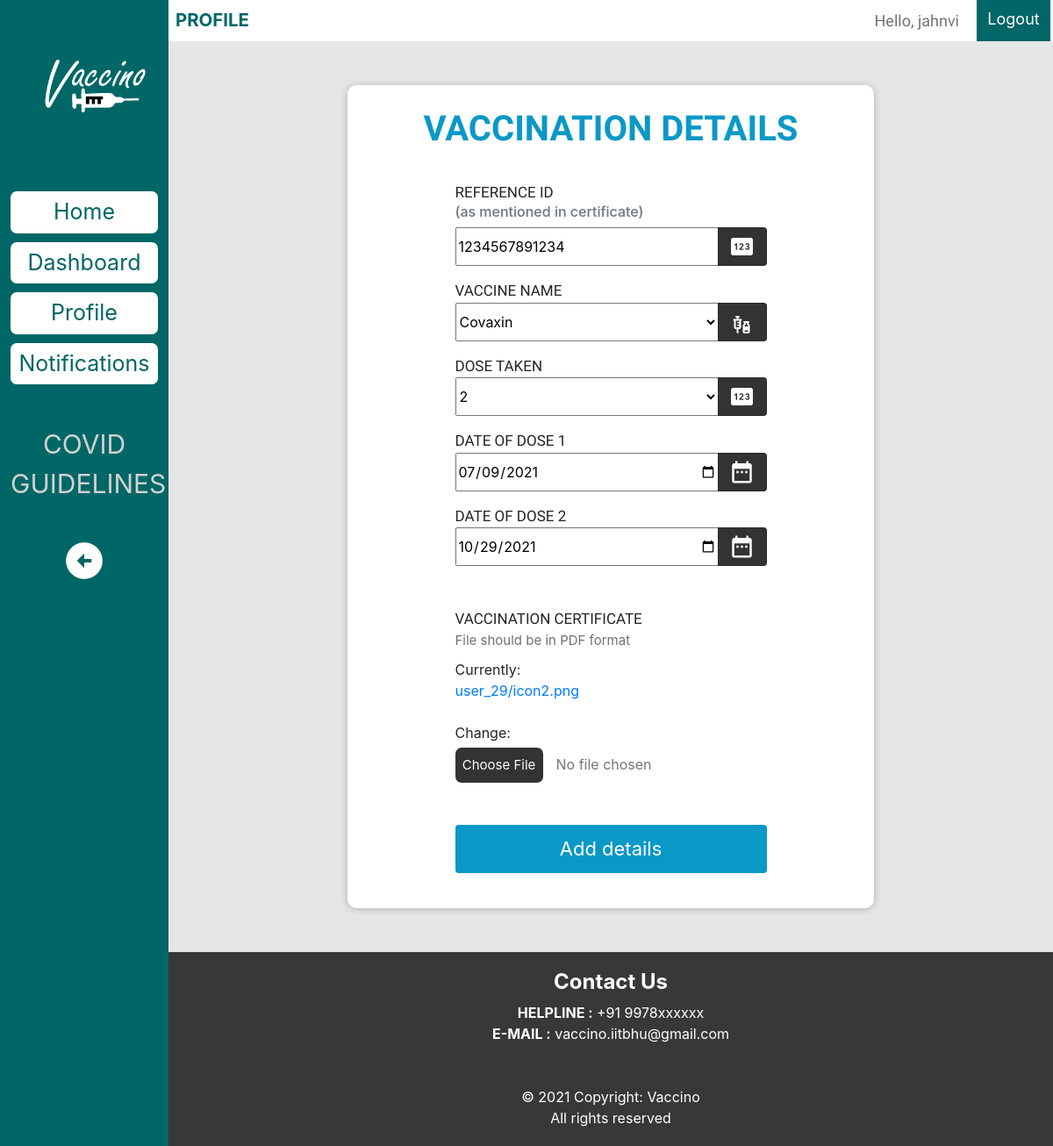
The page /base/vacc_form/ (signed in) on the database its author committed.
### base/models.py (models this page shows)
class VaccDetails(models.Model):
    student = models.ForeignKey(User, related_name='student', on_delete=models.CASCADE)
    reference_id = models.CharField(max_length=30, blank=True)
    vaccine_name = models.CharField(max_length=15, blank=True, choices= VACCINE_NAME)
    dose_taken = models.PositiveIntegerField(null=True, blank=True, choices= DOSE_TAKEN, default= '1')
    date1 = models.DateField(null=True, blank=True)
    date2 = models.DateField(null=True, blank=True)
    certificate = models.FileField(null=True, blank=True, upload_to=user_directory_path)

### base/views.py (the view, shortened to what this page needs)
# urls.py: path('vacc_form/', views.vacc_form, name='vacc_form'),
@login_required(login_url='login')
def vacc_form(request):
    existing_form = VaccDetails.objects.filter(student=request.user)[0]
    vacc_form = VaccForm(instance=existing_form)
    return render(request, 'vacc_form.html', { 'vacc_form': vacc_form })

### base/forms.py
class VaccForm(ModelForm):
	class Meta:
		model = VaccDetails
		fields = ['reference_id', 'vaccine_name', 'dose_taken', 'date1', 'date2', 'certificate']
		widgets = {
            'date1': DateInput(),
            'date2': DateInput()
        }

### base/templates/vacc_form.html (shortened to what this page needs)
{% extends "base_generic.html" %}
{% load static %}
{% block style %}
<link rel="stylesheet" href="{% static 'css/register.css' %}">
{% endblock %}
{% block page %}
PROFILE
{% endblock%}
{% block content %}
   <div class="wrapper">
      <div class="heading"> VACCINATION DETAILS </div>
         <form method="POST" enctype="multipart/form-data">
            <div class="label">REFERENCE ID</div>
            <div class="h6 text-muted">(as mentioned in certificate)</div>
            <div class="input-group mb-3">
               {{vacc_form.reference_id}}
               <div class="input-group-append">
                  <span class="input-group-text">
                  <div class="material-icons" style="font-size: 30px;">pin</div>
                  </span>
               </div>
            </div>
            <div class="label">VACCINE NAME</div>
            <div class="input-group mb-3">
               {{vacc_form.vaccine_name}}
               <div class="input-group-append">
                  <span class="input-group-text">
                  <div class="material-icons" style="font-size: 30px; width:30px"><span class="material-icons">vaccines</span></div>
                  </span>
               </div>
            </div>
            <div class="label">DOSE TAKEN</div>
            <div class="input-group mb-3">
               {{vacc_form.dose_taken}}
               <div class="input-group-append">
                  <span class="input-group-text">
                  <div class="material-icons" style="font-size: 30px;">pin</div>
                  </span>
               </div>
            </div>
            <div class="label">DATE OF DOSE 1</div>
            <div class="input-group mb-3">
               {{vacc_form.date1}}
               <div class="input-group-append">
                  <span class="input-group-text">
                  <div class="material-icons" style="font-size: 30px;">date_range</div>
                  </span>
               </div>
            </div>
            <div class="label">DATE OF DOSE 2</div>
            <div class="input-group mb-5">
               {{vacc_form.date2}}
               <div class="input-group-append">
                  <span class="input-group-text">
                  <div class="material-icons" style="font-size: 30px;">date_range</div>
                  </span>
               </div>
            </div>
            <div class="label">VACCINATION CERTIFICATE</div>
            <div class="instruction">File should be in PDF format </div>
            <div class="input-group mb-3 d-flex flex-column">
               {{vacc_form.certificate}}
            </div>
            <div class="d-flex justify-content-center mt-5 login_container">
            <input class="btn login_btn" type="submit" value="Add details">
            </div>
         </form>
   </div>
{% endblock %}

### base/templates/base_generic.html (shortened to what this page needs)
{% load static %}
<!DOCTYPE html>
<html lang="en">
  <head>
    <link
      rel="stylesheet"
      href="https://cdn.jsdelivr.net/npm/bootstrap@4.5.3/dist/css/bootstrap.min.css"
    />
    <link rel="stylesheet" href="{% static 'css/base_generic.css' %}" />
    {% block style %} {% endblock %}
  </head>
  <body>
    <div class="d-flex">
      <div class="sidenav" id="sidenav">
        <div class="shownav" id="shownav">
          <img src="{% static 'img/logo.png' %}" alt="VACCINO" />
          <a href="{% url 'index' %}" class="d-flex justify-content-center mt-5">Home</a>
          <a href="{% url 'dashboard' %}" class="d-flex justify-content-center">Dashboard</a>
          <a href="{% url 'profile' %}" class="d-flex justify-content-center">Profile</a>
          <a href="{% url 'notif' %}" class="d-flex justify-content-center mb-3">Notifications</a>
          <a href="https://www.who.int/emergencies/diseases/novel-coronavirus-2019/advice-for-public"
          target="_blank" class="guide">
            COVID <br/>
            GUIDELINES
          </a>
          <div class="text-center">
            <div class="material-icons" style="font-size: 50px; color:white;" id="hidebtn" role="button">
            </div>
          </div>
        </div>
      </div>
      <div class="d-flex flex-column min-vh-100 container-fluid" id="main">
        <div class="row bg-white d-flex">
          <div class="mr-auto p-2">{% block page %} {% endblock %}</div>
          {% if user.is_authenticated %}
          <div class="greet"> Hello, {{user.username}}</div>
          <a href="{% url 'logout' %}" class="p-2">Logout</a>
          {% else %}
          <a href="{% url 'login' %}" class="p-2">Login</a>
          <a href="{% url 'register' %}" class="p-2">Register</a>
          {% endif %}
        </div>
        <div class="main">{% block content %} {% endblock %}</div>
        <div class="mt-auto row footer">
            <div class="d-flex flex-column">
            <div class="text-center">
            <h4><b>Contact Us</b></h4>
            <div> <b>HELPLINE :</b> +91 9978xxxxxx</div>
            <div><b>E-MAIL :</b> vaccino.iitbhu@gmail.com</div>
            </div>
            <br><br>
            <div class="text-center">
              © 2021 Copyright: Vaccino<br/>
              All rights reserved
            </div>
        </div>
      </div>
    </div>
  </body>
</html>

### static/css/base_generic.css (style rules this page uses)
body { background-color: #e6e6e6; min-height: 100%; position: relative; }
.sidenav img { width: 150px; height: 150px; margin-left: 3vw; }
.sidenav { height: 100%; width: clamp(180px,16vw,16vw); position: fixed; background-color: #006666; padding-top: 20px; }
.sidenav a { padding: 5px 0px; text-decoration: none; font-size: 25px; color: #006666; background-color: white; margin: 10px 12px; border-radius: 7px; }
.sidenav .guide { color: rgb(209, 209, 209); background: none; font-size: 30px; text-align: center; display: block; padding: 30px 0px; }
.container-fluid { margin-left: clamp(180px, 16vw, 16vw); max-width: 100vw; }
.p-2 { color: white; background-color: #006666; font-size: clamp(15px, 1.5vw, 1.5vw); margin-right:3px; width: clamp(70px, 7vw, 7vw); text-align: center; }
.mr-auto, .mr-auto:hover { color: #006666; background: none; font-size: clamp(17px, 1.7vw, 1.7vw); font-weight: bold; }
.footer { display: flex; flex-direction: row; justify-content: center; text-align: center; background-color: rgb(56, 56, 56); color: white; bottom:auto; min-height: 100px; padding: 20px 0px; }
.greet { color: #474747c4; text-align: center; font-size: clamp(15px, 1.5vw, 1.5vw); margin: auto 10px; font-family: 'Titillium Web', sans-serif; padding-right: 10px; }

### static/css/register.css (style rules this page uses)
.wrapper { background-color: white; margin: 50px auto; max-width: 600px; box-shadow: rgba(0, 0, 0, 0.24) 0px 1px 8px; border-radius: 10px; padding: 20px; display: flex; flex-direction: column; justify-content: center; align-items: center; }
.heading { font-family: 'Titillium Web', sans-serif; font-size: 40px; font-weight: bold; text-align: center; margin-bottom: 30px; color: #0a98c7; }
.label { font-family: 'Josefin Sans', sans-serif; font-size: 17px; }
.input-group-text { background: rgb(51, 51, 51); color: white; border-color: rgba(0, 0, 0, 0.24); }
.login_btn { font-size: 22px; width: 100%; background: #0a98c7; color: white; padding: 10px 0; margin-bottom: 20px; }
#id_first_name, #id_last_name, #id_email, #id_username, #id_password1, #id_password2, #id_roll_no, #id_branch, #id_program, #id_year, #id_age, #id_gender, #id_reference_id, #id_vaccine_name, #id_dose_taken, #id_date1, #id_date2, #id_certificate { width: 300px; }
input[type=file] { color: #757575; align-self:auto; }
.instruction { color: rgba(46, 46, 46, 0.685); font-size: 15px; margin-bottom: 10px; }

### rows shown on the page
VaccDetails: reference_id "1234567891234", vaccine_name "Covaxin", dose_taken "2", date1 "07/09/2021", date2 "10/29/2021"

### other values the page prints
{{ user.username }} "jahnvi"
